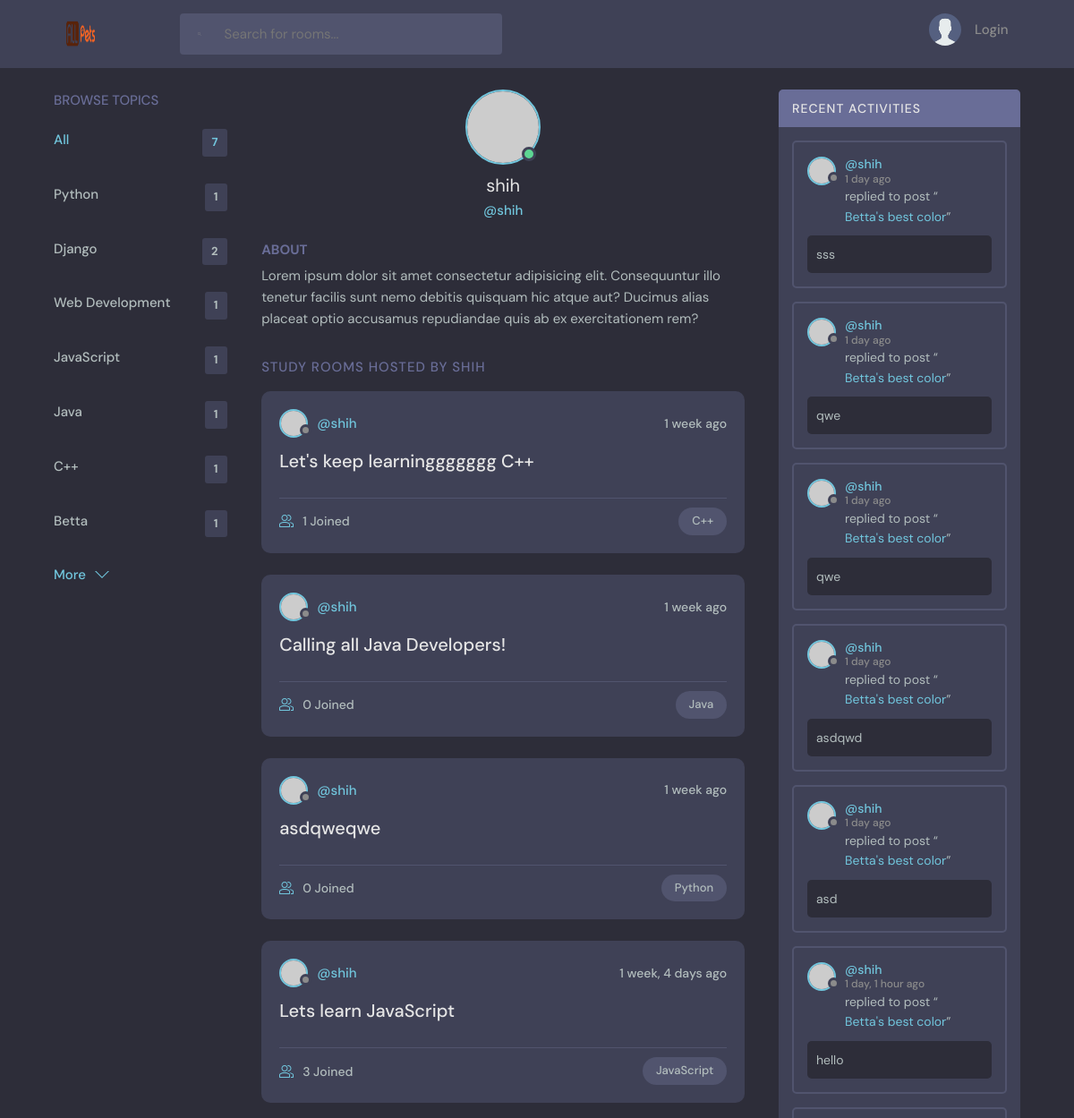
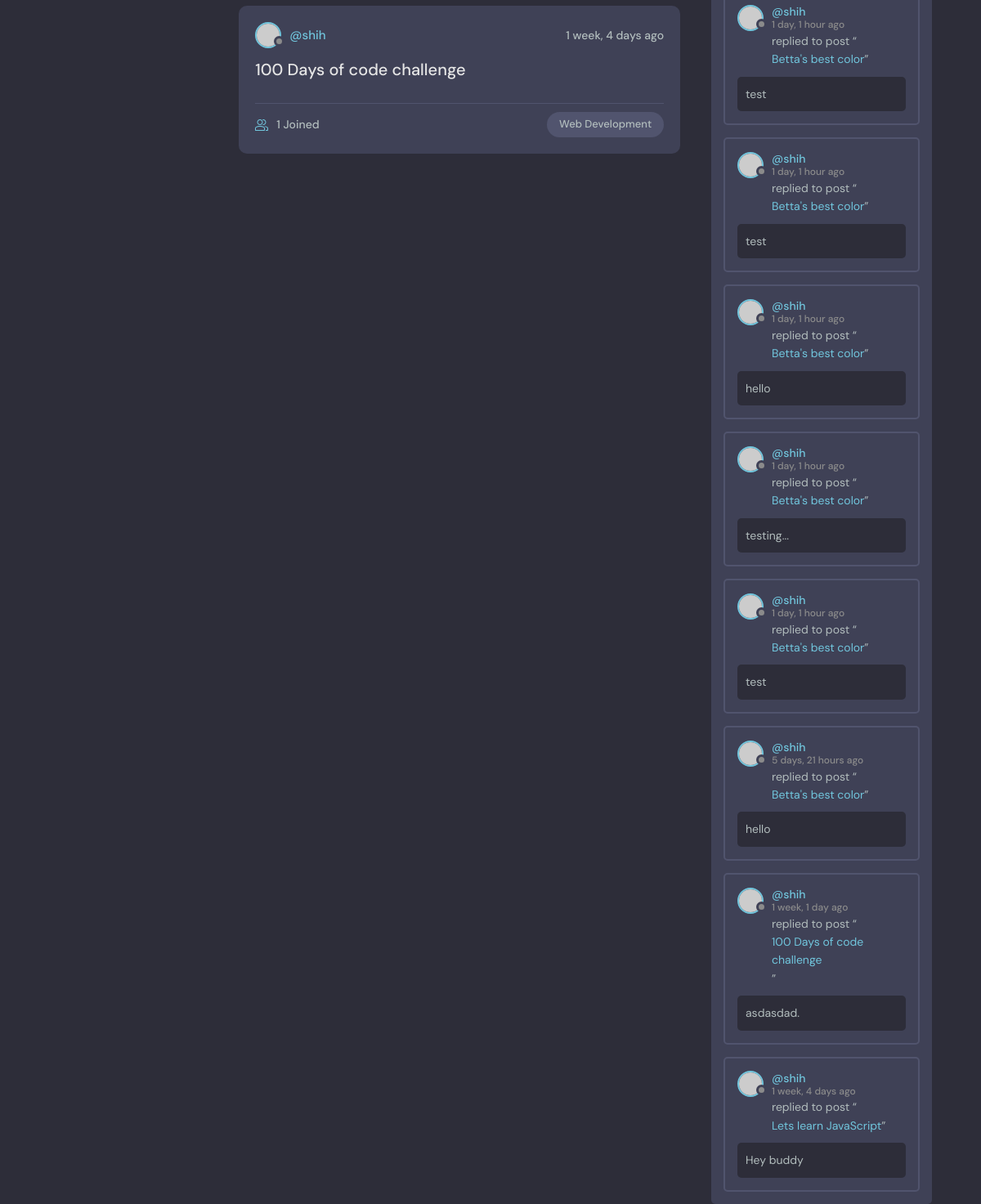
Page /profile/1/ on the committed database (2 pictures, top to bottom).
### base/models.py (models this page shows, shortened)
class Topic(models.Model):
    name = models.CharField(max_length=200)

class Room(models.Model):
    host = models.ForeignKey(User, on_delete=models.SET_NULL, null=True)
    topic = models.ForeignKey(Topic, on_delete=models.SET_NULL, null=True)
    name = models.CharField(max_length=200)
    description = models.TextField(null=True, blank=True)
    participants = models.ManyToManyField(User, related_name='participants', blank=True)
    updated = models.DateTimeField(auto_now=True)
    created = models.DateTimeField(auto_now_add=True)
    class Meta:
        ordering = ['-updated', '-created']
    def __str__(self):
        return str(self.name)

class Message(models.Model):
    user = models.ForeignKey(User, on_delete=models.CASCADE)
    room = models.ForeignKey(Room, on_delete=models.CASCADE)
    body = models.TextField()
    updated = models.DateTimeField(auto_now=True)
    created = models.DateTimeField(auto_now_add=True)
    class Meta:
        ordering = ['-updated', '-created']
    def __str__(self):
        return self.body[0:50]

### base/views.py (the view)
# urls.py: path('profile/<str:pk>/', views.userProfile, name="user-profile"),
def userProfile(request, pk):
    user = User.objects.get(id=pk)
    rooms = user.room_set.all()
    room_messages = user.message_set.all().order_by('-created')
    topics = Topic.objects.all() # to pass to home.html
    context = {'user':user, 'rooms':rooms, 'room_messages':room_messages, 'topics':topics}
    return render(request, 'base/profile.html', context)

### base/templates/base/profile.html (shortened to what this page needs)
{% extends 'main.html' %}
{% block content %}
  <main class="profile-page layout layout--3">
    <div class="container">
      {% include 'base/topics_component.html' %}
      <div class="roomList">
        <div class="profile">
          <div class="profile__avatar">
            <div class="avatar avatar--large active">
              <img src="https://randomuser.me/api/portraits/men/11.jpg" />
            </div>
          </div>
          <div class="profile__info">
            <h3>{{user.username}}</h3>
            <p>@{{user.username}}</p>
          </div>
          <div class="profile__about">
            <h3>About</h3>
            <p>
              Lorem ipsum dolor sit amet consectetur adipisicing elit. Consequuntur illo tenetur
              facilis sunt nemo debitis quisquam hic atque aut? Ducimus alias placeat optio
              accusamus repudiandae quis ab ex exercitationem rem?
            </p>
          </div>
        </div>
        <div class="roomList__header">
          <div>
            <h2>Study Rooms Hosted by {{user.username}}</a>
            </h2>
          </div>
        </div>
        {% include 'base/feed_component.html' %}
      </div>
      {% include 'base/activity_component.html' %}
    </div>
  </main>
{% endblock content %}

### templates/main.html (shortened to what this page needs)
<!DOCTYPE html>
{% load static %}
<html lang="en">
  <head>
    <link rel="stylesheet" href="{% static 'styles/style.css' %}" />
  </head>
  <body>
    {% include 'navbar.html' %}
    {% block content %}
    {% endblock %}
  </body>
</html>

### templates/navbar.html (shortened to what this page needs)
{% load static %}
<header class="header header--loggedIn">
    <div class="container">
      <a href="{% url 'home' %}" class="header__logo">
        <img src="{% static 'images/allpets-logo-cropped.png' %}" title alt width="170"/>
      </a>
      <form class="header__search" method="GET" action="{% url 'home' %}">
        <label>
          <input name="q" placeholder="Search for rooms..." />
        </label>
      </form>
      <nav class="header__menu">
        {% if request.user.is_authenticated %}
        <div class="header__user">
          <a href="{% url 'update-user' %}">
            <div class="avatar avatar--medium active">
              <img src="https://randomuser.me/api/portraits/men/37.jpg" />
            </div>
            <p>{{request.user.username}}<span>@{{request.user.username}}</span></p>
          </a>
          <button class="dropdown-button">
            <svg version="1.1" xmlns="http://www.w3.org/2000/svg" width="32" height="32" viewBox="0 0 32 32">
              <title>chevron-down</title>
              <path d="M16 21l-13-13h-3l16 16 16-16h-3l-13 13z"></path>
            </svg>
          </button>
        </div>
        {% else %}
        <a href="{% url 'login' %}">
          <img src="{% static 'images/avatar.svg'%}" />
          <p>Login</p>
        </a>
        {% endif %}
      </nav>
    </div>
  </header>

### base/templates/base/topics_component.html
<div class="topics">
    <div class="topics__header">
      <h2>Browse Topics</h2>
    </div>
    <ul class="topics__list">
      <li>
        <a href="{% url 'home' %}" class="active">All <span>{{topics.count}}</span></a>
      </li>
      {% for topic in topics%}
      <li>
          <a href="{% url 'home' %}?q={{topic.name}}">{{topic.name}}<span>{{topic.room_set.all.count}}</span></a>
      </li>
      {% endfor %}
    </ul>
    <a class="btn btn--link" href="{% url 'topics' %}">
      More
      <svg version="1.1" xmlns="http://www.w3.org/2000/svg" width="32" height="32" viewBox="0 0 32 32">
        <title>chevron-down</title>
        <path d="M16 21l-13-13h-3l16 16 16-16h-3l-13 13z"></path>
      </svg>
    </a>
  </div>

### base/templates/base/feed_component.html (shortened to what this page needs)
{% for room in rooms %}
<div class="roomListRoom">
    <div class="roomListRoom__header">
      <a href="{% url 'user-profile' room.host.id %}" class="roomListRoom__author">
        <div class="avatar avatar--small">
          <img src="https://randomuser.me/api/portraits/women/11.jpg" />
        </div>
        <span>@{{room.host.username}}</span>
      </a>
      <div class="roomListRoom__actions">
        <span>{{room.created|timesince}} ago</span>
      </div>
    </div>
    <div class="roomListRoom__content">
      <a href="{% url 'room' room.id %}">{{room.name}}</a>
    </div>
    <div class="roomListRoom__meta">
      <a href="{% url 'room' room.id %}" class="roomListRoom__joined">
        {{room.participants.all.count}} Joined
      </a>
      <p class="roomListRoom__topic">{{room.topic.name}}</p>
    </div>
</div>
{% endfor %}

### base/templates/base/activity_component.html (shortened to what this page needs)
<div class="activities">
    <div class="activities__header">
      <h2>Recent Activities</h2>
    </div>
    {% for message in room_messages %}
    <div class="activities__box">
      <div class="activities__boxHeader roomListRoom__header">
        <a href="{% url 'user-profile' message.user.id %}" class="roomListRoom__author">
          <div class="avatar avatar--small">
            <img src="https://randomuser.me/api/portraits/women/11.jpg" />
          </div>
          <p>
            @{{message.user}}
            <span>{{message.created|timesince}} ago</span>
          </p>
        </a>
      </div>
      <div class="activities__boxContent">
        <p>replied to post “<a href="{% url 'room' message.room.id %}">{{message.room}} </a>”</p>
        <div class="activities__boxRoomContent">
          {{message}}
        </div>
      </div>
    </div>
    {% endfor %}
  </div>

### rows in the picture
Topic: name "Python", room_set.all.count "1"
Topic: name "Django", room_set.all.count "2"
Topic: name "Web Development", room_set.all.count "1"
Topic: name "JavaScript", room_set.all.count "1"
Topic: name "Java", room_set.all.count "1"
Topic: name "C++", room_set.all.count "1"
Topic: name "Betta", room_set.all.count "1"
Room: host.username "shih", created "1 week", name "Let's keep learninggggggg C++", participants.all.count "1", topic.name "C++"
Room: host.username "shih", created "1 week", name "Calling all Java Developers!", participants.all.count "0", topic.name "Java"
Room: host.username "shih", created "1 week", name "asdqweqwe", participants.all.count "0", topic.name "Python"
Room: host.username "shih", created "1 week, 4 days", name "Lets learn JavaScript", participants.all.count "3", topic.name "JavaScript"
Room: host.username "shih", created "1 week, 4 days", name "100 Days of code challenge", participants.all.count "1", topic.name "Web Development"
Message: user "shih", created "1 day", room "Betta's best color", body "sss"
Message: user "shih", created "1 day", room "Betta's best color", body "qwe"
Message: user "shih", created "1 day", room "Betta's best color", body "qwe"
Message: user "shih", created "1 day", room "Betta's best color", body "asdqwd"
Message: user "shih", created "1 day", room "Betta's best color", body "asd"
Message: user "shih", created "1 day, 1 hour", room "Betta's best color", body "hello"
Message: user "shih", created "1 day, 1 hour", room "Betta's best color", body "test"
Message: user "shih", created "1 day, 1 hour", room "Betta's best color", body "test"
Message: user "shih", created "1 day, 1 hour", room "Betta's best color", body "hello"
Message: user "shih", created "1 day, 1 hour", room "Betta's best color", body "testing..."
Message: user "shih", created "1 day, 1 hour", room "Betta's best color", body "test"
Message: user "shih", created "5 days, 21 hours", room "Betta's best color", body "hello"
Message: user "shih", created "1 week, 1 day", room "100 Days of code challenge", body "asdasdad."
Message: user "shih", created "1 week, 4 days", room "Lets learn JavaScript", body "Hey buddy"

### other values in the picture
{{ topics.count }} "7"
{{ user.username }} "shih"
{{ user.username }} "SHIH"
